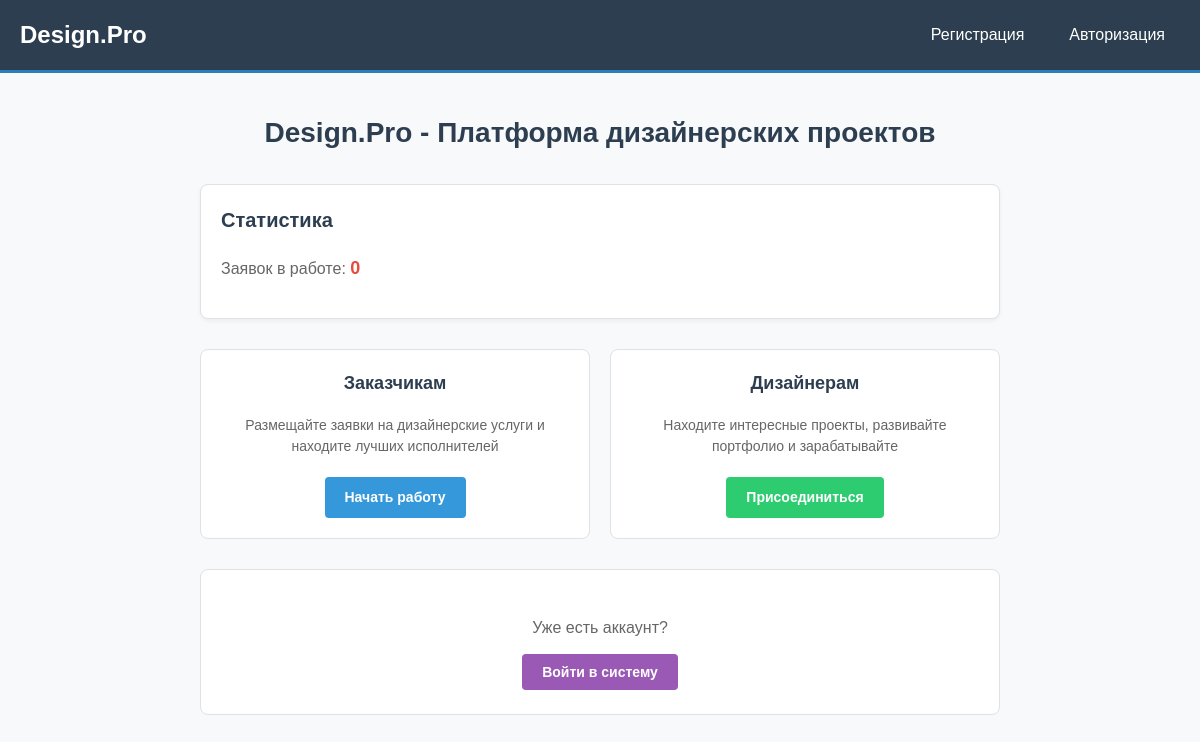
The app's page /, older data.
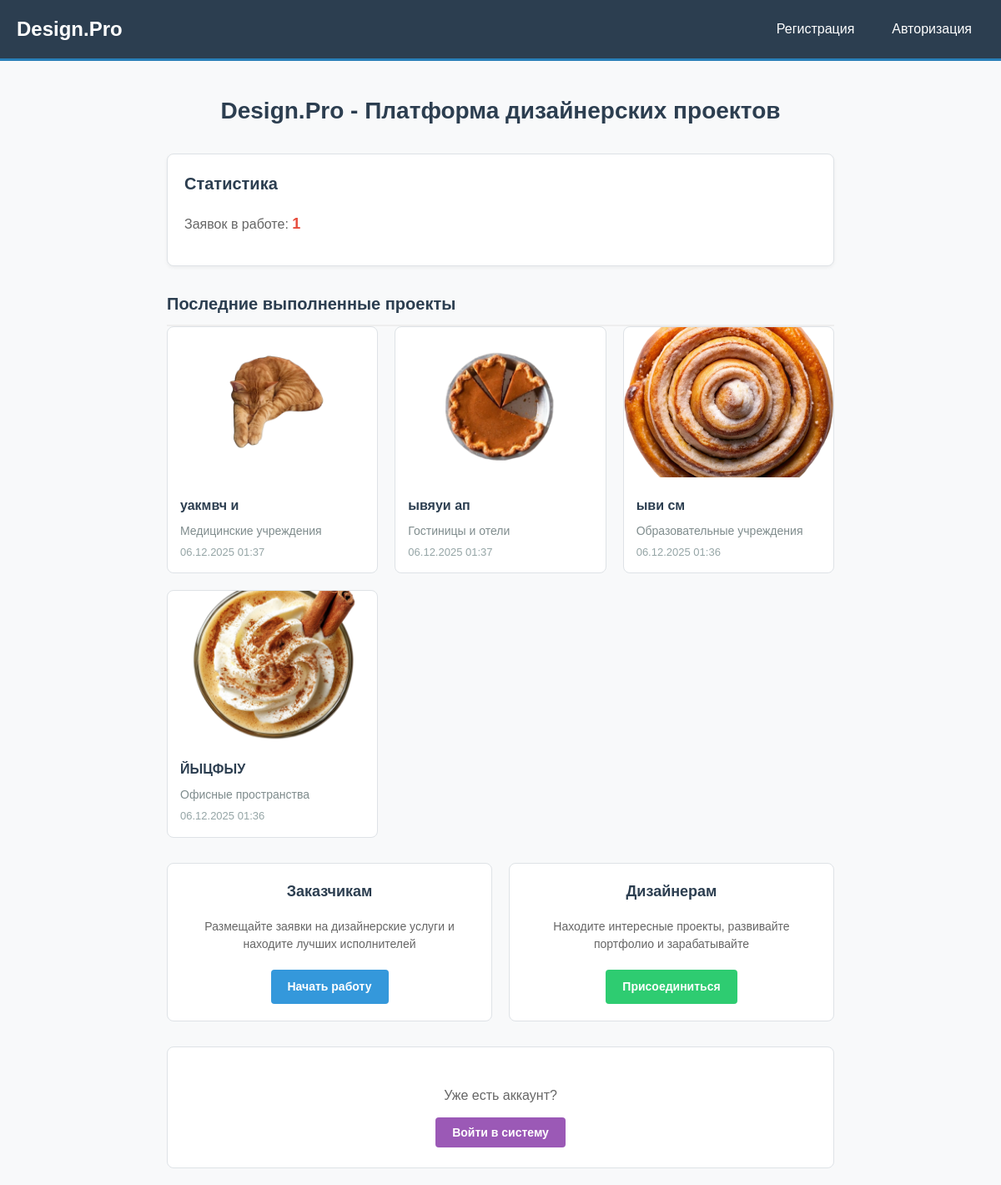
The same page, newer data.
### design/models.py (models this page shows, shortened)
class Application(models.Model):
    applicant = models.ForeignKey(CustomUser, on_delete=models.CASCADE, verbose_name="Пользователь")
    title = models.CharField(max_length=150, verbose_name="Название заявки")
    description = models.TextField(max_length=500, verbose_name="Описание заявки")
    image = models.FileField(upload_to='applications/', verbose_name="Загрузите фото заявки")
    category = models.ForeignKey(Category, on_delete=models.CASCADE, verbose_name='Категория заявки')
    design_image = models.FileField(upload_to='designs/', verbose_name="Фото готового дизайна", blank=True, null=True)
    STATUS_CHOICES = [
        ('N', "Новая"),
        ('P', "Принято в работу"),
        ('D', 'Выполнено')
    ]
    status = models.CharField(max_length=1, choices=STATUS_CHOICES, default="N", verbose_name='Статус заявки')
    date = models.DateTimeField(auto_now_add=True, verbose_name="Дата создания заявки")
    comment = models.TextField(blank=True, null=True, verbose_name="Комментарий к заявке")
    favorite = models.BooleanField(default=False, verbose_name='Добавить в избранное')
    class Meta:
        verbose_name = 'Заявка'
        verbose_name_plural = 'Заявки'
        ordering = ['-date']

class Category(models.Model):
    name = models.CharField(max_length=150, help_text="Название категории", verbose_name='Название')
    class Meta:
        verbose_name = 'Категория'
        verbose_name_plural = 'Категории'

### design/views.py (the view)
# urls.py: path('', views.index, name='index'),
def index(request):
    completed_applications = Application.objects.filter(status="D").select_related('category').order_by('-date')[:4]
    in_progress = Application.objects.filter(status="P").count()
    context = {
        'completed_applications': completed_applications,
        'in_progress': in_progress,
        'is_admin': request.user.is_authenticated and request.user.is_staff,
        'is_regular_user': request.user.is_authenticated and not request.user.is_staff,
        'is_guest': not request.user.is_authenticated,
    }
    return render(request, 'index.html', context)

### design/templates/index.html (shortened to what this page needs)
{% extends 'basic.html' %}
{% block content %}
<div class="page-center">
    <h1 class="page-title">Design.Pro - Платформа дизайнерских проектов</h1>
    <div class="stats-box">
        <h3 class="stats-title">Статистика</h3>
        <p class="stats-text">
            Заявок в работе: <span class="stats-number">{{ in_progress|default:"0" }}</span>
        </p>
    </div>
    {% if completed_applications %}
        <h3 class="section-title">Последние выполненные проекты</h3>
        <div class="projects-grid">
            {% for application in completed_applications %}
            <div class="project-card">
                {% if application.image %}
                    <img src="{{ application.image.url }}"
                         class="project-image"
                         alt="{{ application.title }}">
                {% endif %}
                <div class="project-content">
                    <div class="project-title">{{ application.title|truncatechars:25 }}</div>
                    <div class="project-category">
                        {{ application.category.name }}
                    </div>
                    <div class="project-date">
                        {{ application.date|date:"d.m.Y H:i" }}
                    </div>
                </div>
            </div>
            {% endfor %}
        </div>
    {% endif %}
    {% if user.is_authenticated %}
        {% if user.is_staff %}
            <div class="info-box admin-box">
                <h3 class="info-title">Вы вошли как администратор</h3>
                <p class="info-text">Для управления заявками и категориями используйте админ-панель</p>
            </div>
        {% else %}
            <div class="info-box user-box">
                <h3 class="info-title">Добро пожаловать, {{ user.first_name }}!</h3>
                <p class="info-text">У вас есть идея для дизайнерского проекта? Создайте заявку!</p>
                <a href="{% url 'application-create' %}" class="action-button create-button">
                    Создать новую заявку
                </a>
            </div>
        {% endif %}
    {% else %}
        <div class="roles-container">
            <div class="role-card">
                <h3 class="role-title">Заказчикам</h3>
                <p class="role-text">
                    Размещайте заявки на дизайнерские услуги и находите лучших исполнителей
                </p>
                <a href="{% url 'register' %}" class="role-button client-button">
                    Начать работу
                </a>
            </div>
            <div class="role-card">
                <h3 class="role-title">Дизайнерам</h3>
                <p class="role-text">
                    Находите интересные проекты, развивайте портфолио и зарабатывайте
                </p>
                <a href="{% url 'register' %}" class="role-button designer-button">
                    Присоединиться
                </a>
            </div>
        </div>
        <div class="login-prompt">
            <p class="prompt-text">Уже есть аккаунт?</p>
            <a href="{% url 'login' %}" class="prompt-button">Войти в систему</a>
        </div>
    {% endif %}
</div>
{% endblock %}

### design/templates/basic.html (shortened to what this page needs)
<!DOCTYPE html>
{% load static %}
<html lang="ru">
<head>
    <link rel="stylesheet" href="{% static 'css/style.css' %}">
</head>
<body>
<header class="site-header">
    <div class="header-container">
        <a class="logo-link" href="{% url 'index' %}">
            <h1 class="site-title">Design.Pro</h1>
        </a>
        <nav class="main-nav">
            {% if user.is_authenticated %}
                {% if user.is_staff %}
                    <a class="nav-item" href="{% url 'simple_admin_panel' %}">Админ-панель</a>
                    <a class="nav-item" href="/admin/">Django Admin</a>
                {% endif %}
                <a class="nav-item" href="{% url 'profile' %}">
                    Профиль
                </a>
                <a class="nav-item" href="{% url 'logout' %}">
                    Выйти
                </a>
            {% else %}
                <a class="nav-item" href="{% url 'register' %}">
                    Регистрация
                </a>
                <a class="nav-item" href="{% url 'login' %}">
                    Авторизация
                </a>
            {% endif %}
        </nav>
    </div>
</header>
<main class="main-content">
    <div class="content-container">
        {% block content %} {% endblock %}
    </div>
</main>
</body>
</html>

### designpro/static/css/style.css (style rules this page uses)
body { font-family: Arial, sans-serif; margin: 0; padding: 0; background-color: #f8f9fa; color: #333; line-height: 1.5; }
.site-header { background-color: #2c3e50; padding: 15px 0; border-bottom: 3px solid #2980b9; }
.header-container { max-width: 1200px; margin: 0 auto; padding: 0 20px; display: flex; justify-content: space-between; align-items: center; }
.logo-link { text-decoration: none; color: white; }
.site-title { margin: 0; font-size: 24px; font-weight: bold; }
.main-nav { display: flex; gap: 15px; }
.nav-item { color: white; text-decoration: none; padding: 8px 15px; border-radius: 4px; }
.main-content { min-height: calc(100vh - 100px); padding: 20px 0; }
.content-container { max-width: 1200px; margin: 0 auto; padding: 0 20px; }
.page-center { max-width: 800px; margin: 0 auto; }
.page-title { text-align: center; margin-bottom: 30px; color: #2c3e50; font-size: 28px; }
.stats-box { background: white; padding: 20px; border-radius: 8px; margin-bottom: 30px; border: 1px solid #dee2e6; box-shadow: 0 2px 4px rgba(0,0,0,0.05); }
.stats-title { margin-top: 0; color: #2c3e50; font-size: 20px; }
.stats-text { font-size: 16px; color: #666; }
.stats-number { font-weight: bold; color: #e74c3c; font-size: 18px; }
.section-title { color: #2c3e50; margin-bottom: 20px; font-size: 22px; border-bottom: 2px solid #eee; padding-bottom: 10px; }
.projects-grid { display: grid; grid-template-columns: repeat(auto-fill, minmax(250px, 1fr)); gap: 20px; margin-bottom: 30px; }
.project-card { background: white; border-radius: 8px; overflow: hidden; border: 1px solid #dee2e6; }
.project-image { width: 100%; height: 180px; object-fit: cover; }
.project-content { padding: 15px; }
.project-title { font-weight: bold; margin-bottom: 8px; color: #2c3e50; font-size: 16px; }
.project-category { color: #7f8c8d; font-size: 14px; margin-bottom: 5px; }
.project-date { color: #95a5a6; font-size: 13px; }
.roles-container { display: grid; grid-template-columns: repeat(auto-fit, minmax(280px, 1fr)); gap: 20px; margin-bottom: 30px; }
.role-card { background: white; padding: 20px; border-radius: 8px; text-align: center; border: 1px solid #dee2e6; }
.role-title { color: #2c3e50; margin-top: 0; font-size: 18px; }
.role-text { color: #666; margin-bottom: 20px; font-size: 14px; }
.role-button { display: inline-block; padding: 10px 20px; border-radius: 4px; text-decoration: none; font-weight: bold; font-size: 14px; }
.client-button { background-color: #3498db; color: white; }
.designer-button { background-color: #2ecc71; color: white; }
.login-prompt { text-align: center; background: white; padding: 30px; border-radius: 8px; border: 1px solid #dee2e6; }
.prompt-text { margin-bottom: 20px; color: #666; font-size: 16px; }
.prompt-button { background-color: #9b59b6; color: white; padding: 10px 20px; border-radius: 4px; text-decoration: none; font-weight: bold; font-size: 14px; }
.section-title { margin: 0; color: #2c3e50; font-size: 20px; }

Row changes from the older to the newer data that the page shows:
added Application: image (picture), title "уакмвч и", category.name "Медицинские учреждения", date "06.12.2025 01:37"
added Application: image (picture), title "ывяуи ап", category.name "Гостиницы и отели", date "06.12.2025 01:37"
added Application: image (picture), title "ыви см", category.name "Образовательные учреждения", date "06.12.2025 01:36"
added Application: image (picture), title "ЙЫЦФЫУ", category.name "Офисные пространства", date "06.12.2025 01:36"
Text that changed along with them:
{{ in_progress|default:"0" }}: "0" → "1"
text now shown: "Последние выполненные проекты"
